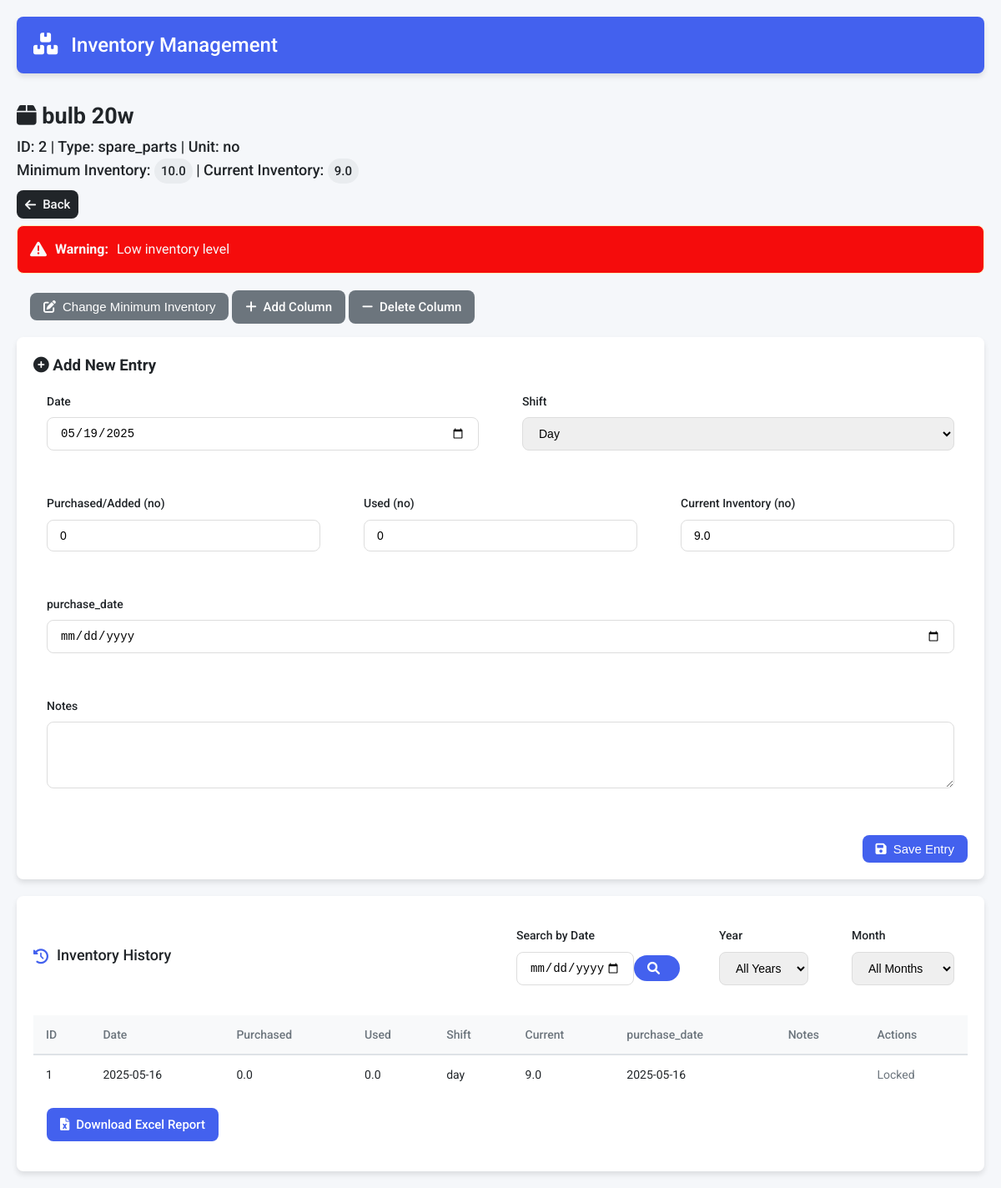
The page /item/2 on the database as committed earlier.
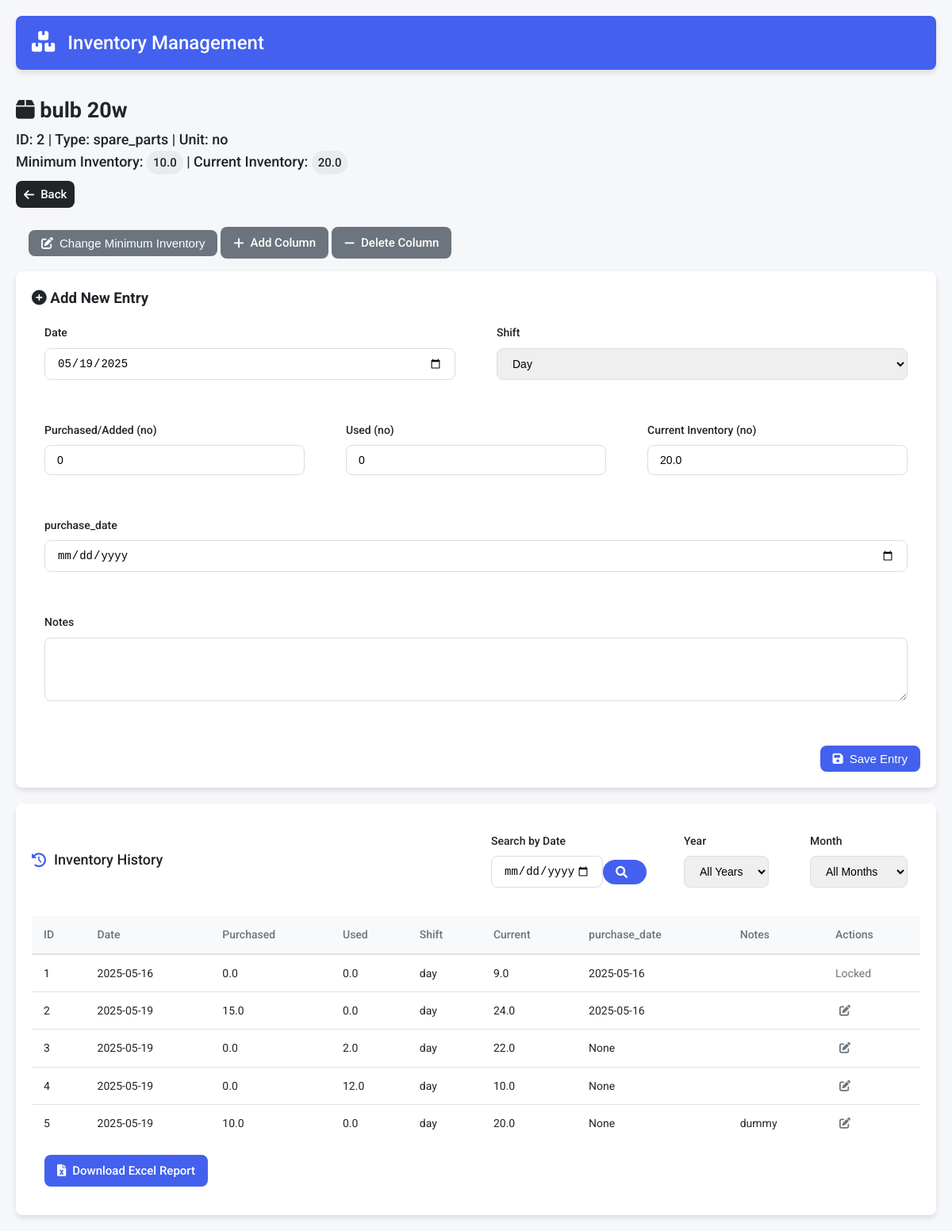
The same page on the database as committed later.
### tables this page shows
CREATE TABLE items
                     (id INTEGER PRIMARY KEY AUTOINCREMENT,
                      name TEXT UNIQUE,
                      item_type TEXT,
                      item_unit TEXT,
                      minimum_inventory REAL,
                      current_inventory REAL check(current_inventory >= 0) default 0,
                      init_inventory_pm REAL,
                      updated_at TIMESTAMP DEFAULT CURRENT_TIMESTAMP,
                      has_rolls INTEGER BOOLEAN DEFAULT 0,
                      custom_fields TEXT);

CREATE TABLE item_bulb_20w (id INTEGER PRIMARY KEY AUTOINCREMENT, item_id INTEGER NOT NULL REFERENCES items(id) ON DELETE CASCADE, purchased_no REAL, used_no REAL, date DATE, current_inventory REAL CHECK(current_inventory >= 0) default 0, shift TEXT, notes TEXT, purchase_date TEXT);

### app.py (the view, shortened to what this page needs)
@app.route('/item/<int:item_id>', methods=['GET', 'POST'])
def item_form(item_id):
    conn = get_db_connection()
    c = conn.cursor()
    c.execute('SELECT name, item_type,item_unit, minimum_inventory,current_inventory,has_rolls ,custom_fields FROM items WHERE id = ?', (item_id,))
    item = c.fetchone()
    if not item:
        return "Item not found", 404
    item_name, item_type, item_unit ,min_inv,cur_inv,has_rolls, custom_fields_str = item
    custom_fields = json.loads(custom_fields_str) if custom_fields_str else {}
    table_name = f"item_{normalize_names(item_name)}"
    current_no_coils = 0
    month = request.args.get('month')
    year = request.args.get('year')
    search_res = request.args.get('date_search')
    print(search_res , "!!!!!!!!!!!!here")
    query = f"SELECT * FROM {table_name}"
    params = []
    query += " ORDER BY id ASC limit 10"
    c.execute(query, params)
    columns = [description[0] for description in c.description]
    entries = [dict(zip(columns, row)) for row in c.fetchall()]
    c.execute(f"SELECT DISTINCT strftime('%Y', date) AS year FROM {table_name} ORDER BY year")
    available_years = [row[0] for row in c.fetchall()]
    months_map = {
        '01': 'January', '02': 'February', '03': 'March',
        '04': 'April', '05': 'May', '06': 'June',
        '07': 'July', '08': 'August', '09': 'September',
        '10': 'October', '11': 'November', '12': 'December'
        }
    c.execute(f"SELECT DISTINCT strftime('%m-%Y', date) AS month_year FROM {table_name} ORDER BY month_year DESC")
    available_months = [ (row[0], months_map.get(row[0][:2], 'Unknown')) for row in c.fetchall()]
    print(available_months)
    conn.close()
    return render_template('item_form.html',
                         item_id=item_id,
                         item_name=item_name,
                         item_type=item_type,
                         item_unit = item_unit,
                         min_inv=min_inv,
                         cur_inv = cur_inv,
                         has_rolls = has_rolls,
                         custom_fields=custom_fields,
                         entries=entries,
                         current_date=datetime.now().strftime('%Y-%m-%d'),
                         available_years=available_years,
                         available_months=available_months,
                         current_no_coils = current_no_coils,
                         current_year=year,
                         current_month=month)

### templates/Item_form.html (shortened to what this page needs)
{% extends "base.html" %}
{% block content %}
    <div class="item-detail-container">
        <div class="item-header">
                <h2><i class="fas fa-box"></i> {{ item_name }}</h2>
                <p class="item-meta">ID: {{ item_id }} | Type: {{ item_type }} | Unit: {{ item_unit }}</p>
                <p class="item-inventory">
                    Minimum Inventory: <span class="badge">{{ min_inv }}</span> |
                    Current Inventory: <span class="badge">{{ cur_inv }}</span>
                </p>
            <a href="{{ url_for('index') }}" class="btn btn-back">
                <i class="fas fa-arrow-left"></i> Back
            </a>
        </div>
        {% if cur_inv < min_inv %}
        <div class="alert alert-warning">
            <i class="fas fa-exclamation-triangle"></i>
            <strong>Warning:</strong> Low inventory level
        </div>
        {% endif %}
        <div class="action-buttons" style="margin: 1rem;">
            <button onclick="toggleMinInvEdit()" class="btn btn-secondary" id="editMinInvBtn">
                <i class="fas fa-edit"></i> Change Minimum Inventory
            </button>
            <a href="{{ url_for('add_column', item_id=item_id) }}" class="btn btn-secondary">
                <i class="fas fa-plus"></i> Add Column
            </a>
            <a href="{{ url_for('delete_column', item_id=item_id) }}" class="btn btn-secondary">
                <i class="fas fa-minus"></i> Delete Column
            </a>
        </div>
        <div class="form-container">
            <h3><i class="fas fa-plus-circle"></i> Add New Entry</h3>
            <form method="POST" class="entry-form" action="{{ url_for('item_form', item_id=item_id) }}">
                <div class="form-row">
                    <div class="form-group">
                        <label for="date">Date</label>
                        <input type="date" id="date" name="date" required>
                    </div>
                    <div class="form-group">
                        <label for="shift">Shift</label>
                        <select id="shift" name="shift" required>
                            <option value="day">Day</option>
                        </select>
                    </div>
                </div>
                <div class="form-row">
                    <div class="form-group">
                        <label for="purchased">Purchased/Added ({{item_unit}})</label>
                        <input type="number" id="purchased" name="purchased" min="0" value="0" step="0.001" required>
                    </div>
                    <div class="form-group">
                        <label for="used">Used ({{item_unit}})</label>
                        <input type="number" id="used" name="used" min="0" value="0" step="0.001" required>
                    </div>
                    <div class="form-group">
                        <label for="current_inventory">Current Inventory ({{item_unit}})</label>
                        <input type="number" id="current_inventory" name="current_inventory" min="0" value="{{cur_inv}}" readonly>
                    </div>
                </div>
                {% for field_name, field_type in custom_fields.items() %}
                    <div class="form-group">
                        <label for="custom_{{ field_name }}">{{ field_name }}</label>
                        {% if field_type == 'number' %}
                            <input type="number" id="custom_{{ field_name }}" name="custom_{{ field_name }}" value="0" step="0.001" min="0">
                        {% elif field_type == 'date' %}
                            <input type="date" id="custom_{{ field_name }}" name="custom_{{ field_name }}">
                        {% else %}
                            <input type="text" id="custom_{{ field_name }}" name="custom_{{ field_name }}">
                        {% endif %}
                    </div>
                {% endfor %}
                <div class="form-group">
                    <label for="notes">Notes</label>
                    <textarea id="notes" name="notes" rows="3"></textarea>
                </div>
                <div class="form-actions">
                    <button type="submit" class="btn btn-primary">
                        <i class="fas fa-save"></i> Save Entry
                    </button>
                </div>
            </form>
        </div>
        <div class="history-container">
            <div class="history-header">
                <h3><i class="fas fa-history"></i> Inventory History</h3>
                <div class="filters">
                    <form method="GET" action="{{ url_for('item_form', item_id=item_id) }}" class="date-search-form">
                        <div class="form-group">
                            <label for="date_search">Search by Date</label>
                            <div class="input-group">
                                <input type="date" id="date_search" name="date_search" value="{{ search_res if search_res else '' }}"
                                       max="{{ datetime.now().strftime('%Y-%m-%d') }}">
                                <button type="submit" class="btn btn-primary" style="border-radius: 20px;">
                                    <i class="fas fa-search"></i>
                                </button>
                            </div>
                        </div>
                    </form>
                    <form method="GET" action="{{ url_for('item_form', item_id=item_id) }}" class="filter-form">
                        <div class="form-row">
                            <div class="form-group">
                                <label for="year">Year</label>
                                <select name="year" id="year" onchange="this.form.submit()">
                                    <option value="">All Years</option>
                                </select>
                            </div>
                            <div class="form-group">
                                <label for="month">Month</label>
                                <select name="month" id="month" onchange="this.form.submit()">
                                    <option value="">All Months</option>
                                </select>
                            </div>
                        </div>
                    </form>
                </div>
            </div>
            {% if entries %}
            <div class="table-responsive">
                <table class="history-table">
                    <thead>
                        <tr>
                            <th>ID</th>
                            <th>Date</th>
                            <th>Purchased</th>
                            <th>Used</th>
                            <th>Shift</th>
                            <th>Current</th>
                            {% for field_name in custom_fields %}
                                <th>{{ field_name }}</th>
                            {% endfor %}
                            <th>Notes</th>
                            <th>Actions</th>
                        </tr>
                    </thead>
                    <tbody>
                        {% for entry in entries %}
                            <tr>
                                <td>{{entry.id}}</td>
                                <td>{{ entry.date }}</td>
                                <td>{{ entry['purchased_' ~ item_unit] }}</td>
                                <td>{{ entry['used_' ~ item_unit] }}</td>
                                <td>{{ entry.shift }}</td>
                                <td>{{entry.current_inventory}}</td>
                                {% for field_name in custom_fields %}
                                    <td>{{ entry.get(field_name, '') }}</td>
                                {% endfor %}
                                <td>{{ entry.notes }}</td>
                                <td>
                                    {% set entry_date = entry.date %}
                                    {% set today = datetime.now().strftime('%Y-%m-%d') %}
                                    {% if (datetime.strptime(today, '%Y-%m-%d') - datetime.strptime(entry_date, '%Y-%m-%d')).days <= 1 %}
                                        <a href="{{ url_for('edit_entry', item_id=item_id, entry_id=entry.id ) }}"
                                        class="btn-icon" title="Edit">
                                            <i class="fas fa-edit"></i>
                                        </a>
                                    {% else %}
                                        <span class="text-muted">Locked</span>
                                    {% endif %}
                                </td>
                            </tr>
                        {% endfor %}
                    </tbody>
                </table>
            </div>
            {% else %}
            <div class="empty-state">
                <i class="fas fa-box-open"></i>
                <h3>No history entries</h3>
                <p>Add your first entry to see it here</p>
            </div>
            {% endif %}
            <div class="download-section" style="margin: 1rem 0 1rem 1rem;">
                <a href="{{ url_for('generate_excel', item_id=item_id) }}" class="btn btn-primary">
                    <i class="fas fa-file-excel"></i> Download Excel Report
                </a>
            </div>
        </div>
    </div>
{% endblock %}

### templates/base.html (shortened to what this page needs)
<!DOCTYPE html>
<html lang="en">
<head>
    <link rel="stylesheet" href="{{ url_for('static', filename='styles.css') }}">
    <link rel="stylesheet" href="https://cdnjs.cloudflare.com/ajax/libs/font-awesome/6.0.0/css/all.min.css">
</head>
<body>
    <div class="container">
        <header class="app-header">
            <h1><i class="fas fa-boxes"></i> Inventory Management</h1>
        </header>
        {% block content %}{% endblock %}
    </div>
</body>
</html>

Rows that differ between the two databases and show on the page:
changed items "bulb 20w": current_inventory "9.0" → "20.0"
added item_bulb_20w: id "2", date "2025-05-19", purchased_no.item_unit "15.0", used_no.item_unit "0.0", shift "day", current_inventory "24.0", get "2025-05-16"
added item_bulb_20w: id "3", date "2025-05-19", purchased_no.item_unit "0.0", used_no.item_unit "2.0", shift "day", current_inventory "22.0", get "None"
added item_bulb_20w: id "4", date "2025-05-19", purchased_no.item_unit "0.0", used_no.item_unit "12.0", shift "day", current_inventory "10.0", get "None"
added item_bulb_20w: id "5", date "2025-05-19", purchased_no.item_unit "10.0", used_no.item_unit "0.0", shift "day", current_inventory "20.0", get "None", notes "dummy"
Other text that changed with them:
text no longer shown: "Warning: Low inventory level"
